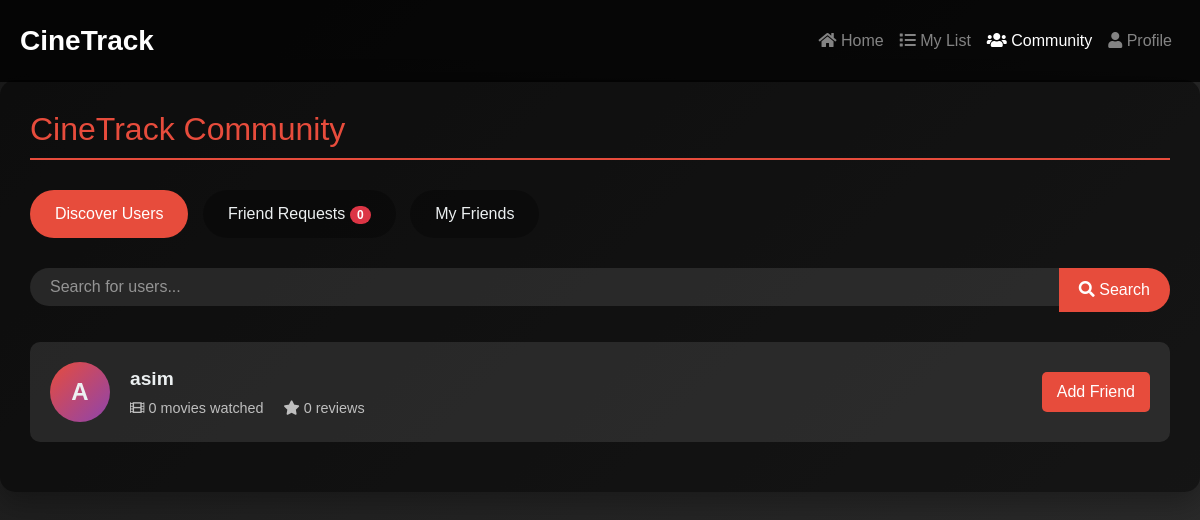
Page /community (signed in) on the earlier database version.
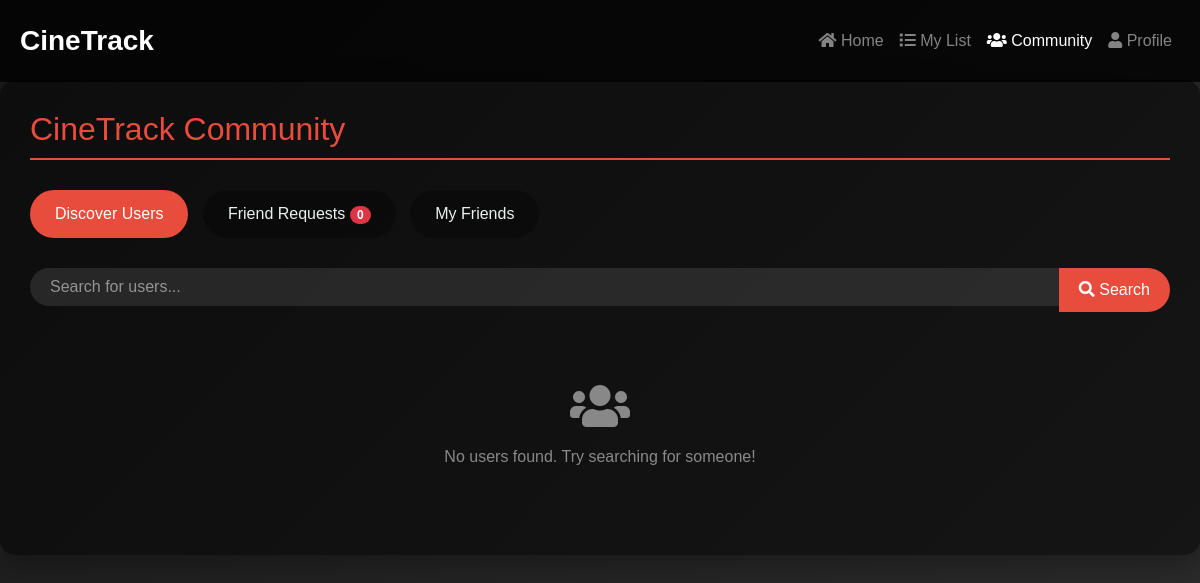
Same page on the later database version.
### MRS15/models.py (models this page shows)
class User(db.Model):
    id = db.Column(db.Integer, primary_key=True)
    username = db.Column(db.String(150), unique=True, nullable=False)
    password = db.Column(db.String(150), nullable=False)
    favorite_genre = db.Column(db.String(150), nullable=True)
    favorite_movies = db.Column(db.String(150), nullable=True)
    sent_requests = db.relationship('FriendRequest', foreign_keys='FriendRequest.sender_id', backref='sender', lazy='dynamic')
    received_requests = db.relationship('FriendRequest', foreign_keys='FriendRequest.receiver_id', backref='receiver', lazy='dynamic')
    friends = db.relationship('Friendship', primaryjoin='or_(User.id==Friendship.user_id1, User.id==Friendship.user_id2)', lazy='dynamic')
    watched_movies = db.relationship('WatchedMovie', backref='user', lazy='dynamic')
    wishlist = db.relationship('WishlistMovie', backref='user', lazy='dynamic')

### MRS15/routes.py (the view)
@main.route('/community', methods=['GET', 'POST'])
def community():
    if 'user_id' not in session:
        flash('Please log in to manage your friends.', 'danger')
        return redirect(url_for('main.login'))
    user = User.query.get(session['user_id'])
    incoming_requests = user.received_requests.all()
    sent_requests = [req.receiver_id for req in user.sent_requests.all()]
    friends = [friendship.user_id1 if friendship.user_id1 != user.id else friendship.user_id2 for friendship in user.friends.all()]
    if request.method == 'POST':
        search_query = request.form['search_query']
        users = User.query.filter(User.username.contains(search_query), User.id != user.id).limit(10).all()
        return render_template('community.html', users=users, incoming_requests=incoming_requests, sent_requests=sent_requests, friends=friends, User=User)
    users = User.query.filter(User.id != user.id).limit(10).all()
    return render_template('community.html', users=users, incoming_requests=incoming_requests, sent_requests=sent_requests, friends=friends, User=User)

### MRS15/templates/community.html (shortened to what this page needs)
<!DOCTYPE html>
<html lang="en">
<head>
    <link rel="stylesheet" href="https://stackpath.bootstrapcdn.com/bootstrap/4.5.2/css/bootstrap.min.css">
    <link rel="stylesheet" href="https://cdnjs.cloudflare.com/ajax/libs/font-awesome/5.15.1/css/all.min.css">
</head>
<body>
    <nav class="navbar navbar-expand-lg navbar-dark">
        <a class="navbar-brand" href="/">CineTrack</a>
        <div class="collapse navbar-collapse" id="navbarNav">
            <ul class="navbar-nav ml-auto">
                <li class="nav-item">
                    <a class="nav-link" href="/"><i class="fas fa-home"></i> Home</a>
                </li>
                <li class="nav-item">
                    <a class="nav-link" href="/mylist"><i class="fas fa-list"></i> My List</a>
                </li>
                <li class="nav-item active">
                    <a class="nav-link" href="/community"><i class="fas fa-users"></i> Community</a>
                </li>
                <li class="nav-item">
                    <a class="nav-link" href="/profile"><i class="fas fa-user"></i> Profile</a>
                </li>
            </ul>
        </div>
    </nav>
    <div class="community-container">
        <h1 class="section-title">CineTrack Community</h1>
        <div class="tabs-container">
            <button class="tab-button active" data-tab="discover">Discover Users</button>
            <button class="tab-button" data-tab="requests">Friend Requests <span class="badge badge-pill badge-danger">{{ incoming_requests|length }}</span></button>
            <button class="tab-button" data-tab="friends">My Friends</button>
        </div>
        <div id="discover" class="tab-content active">
            <form class="search-form" method="POST">
                <div class="input-group">
                    <input type="text" class="form-control search-input" placeholder="Search for users..." name="search_query">
                    <div class="input-group-append">
                        <button class="btn search-btn" type="submit"><i class="fas fa-search"></i> Search</button>
                    </div>
                </div>
            </form>
            <div class="user-list">
                {% if users %}
                    {% for user in users %}
                        <div class="user-card">
                            <div class="user-avatar">
                                {{ user.username[0] | upper }}
                            </div>
                            <div class="user-info">
                                <div class="user-name">{{ user.username }}</div>
                                <div class="user-stats">
                                    <span><i class="fas fa-film"></i> {{ user.watched_movies.count() }} movies watched</span>
                                    <span class="ml-3"><i class="fas fa-star"></i> {{ user.comments | length }} reviews</span>
                                </div>
                            </div>
                            <div class="ml-auto">
                                {% if user.id in friends %}
                                    <button class="friend-action-btn friends" disabled>Friends</button>
                                {% elif user.id in sent_requests %}
                                    <button class="friend-action-btn pending" disabled>Request Sent</button>
                                {% elif user.id in incoming_requests %}
                                    <form action="{{ url_for('main.accept_friend_request', request_id=user.id) }}" method="POST" style="display: inline;">
                                        <button type="submit" class="friend-action-btn accept">Accept Request</button>
                                    </form>
                                {% else %}
                                    <form action="{{ url_for('main.send_friend_request', receiver_id=user.id) }}" method="POST" style="display: inline;">
                                        <button type="submit" class="friend-action-btn">Add Friend</button>
                                    </form>
                                {% endif %}
                            </div>
                        </div>
                    {% endfor %}
                {% else %}
                    <div class="empty-state">
                        <i class="fas fa-users"></i>
                        <p>No users found. Try searching for someone!</p>
                    </div>
                {% endif %}
            </div>
        </div>
    </div>
</body>
</html>

### MRS15/templates/community.html (style rules this page uses)
:root { --primary-color: #e74c3c; --secondary-color: #2c3e50; --text-color: #ecf0f1; --background-dark: #1a1a1a; --background-light: #2d2d2d; }
body { background: linear-gradient(135deg, var(--background-dark), var(--background-light)); color: var(--text-color); font-family: 'Montserrat', sans-serif; min-height: 100vh; }
.navbar { background-color: rgba(0, 0, 0, 0.8); padding: 15px 20px; position: fixed; width: 100%; top: 0; z-index: 1000; }
.navbar-brand { color: var(--primary-color); font-size: 28px; font-weight: bold; }
.community-container { max-width: 1200px; margin: 80px auto 30px; padding: 30px; background: rgba(0, 0, 0, 0.5); border-radius: 15px; box-shadow: 0 10px 30px rgba(0, 0, 0, 0.3); }
.section-title { font-size: 2rem; margin-bottom: 30px; color: var(--primary-color); border-bottom: 2px solid var(--primary-color); padding-bottom: 10px; }
.search-form { margin-bottom: 30px; }
.search-input { background: rgba(255, 255, 255, 0.1); border: none; border-radius: 25px; padding: 10px 20px; color: var(--text-color); }
.search-input::placeholder { color: rgba(255, 255, 255, 0.5); }
.search-btn { background: var(--primary-color); color: white; border: none; border-radius: 25px; padding: 10px 20px; transition: all 0.3s ease; }
.tabs-container { margin-bottom: 30px; }
.tab-button { background: rgba(0, 0, 0, 0.3); border: none; color: var(--text-color); padding: 12px 25px; margin-right: 10px; border-radius: 30px; cursor: pointer; transition: all 0.3s ease; font-size: 16px; }
.tab-button.active { background: var(--primary-color); color: white; }
.tab-content { display: none; animation: fadeIn 0.5s ease-out; }
.tab-content.active { display: block; }
.empty-state { text-align: center; padding: 40px; color: rgba(255, 255, 255, 0.5); }
.empty-state i { font-size: 48px; margin-bottom: 15px; }

Differences in the rows shown:
removed User: username "A", username "asim", watched_movies.count "0", comments|length "0"
Other differences:
text now shown: "No users found. Try searching for someone!"
